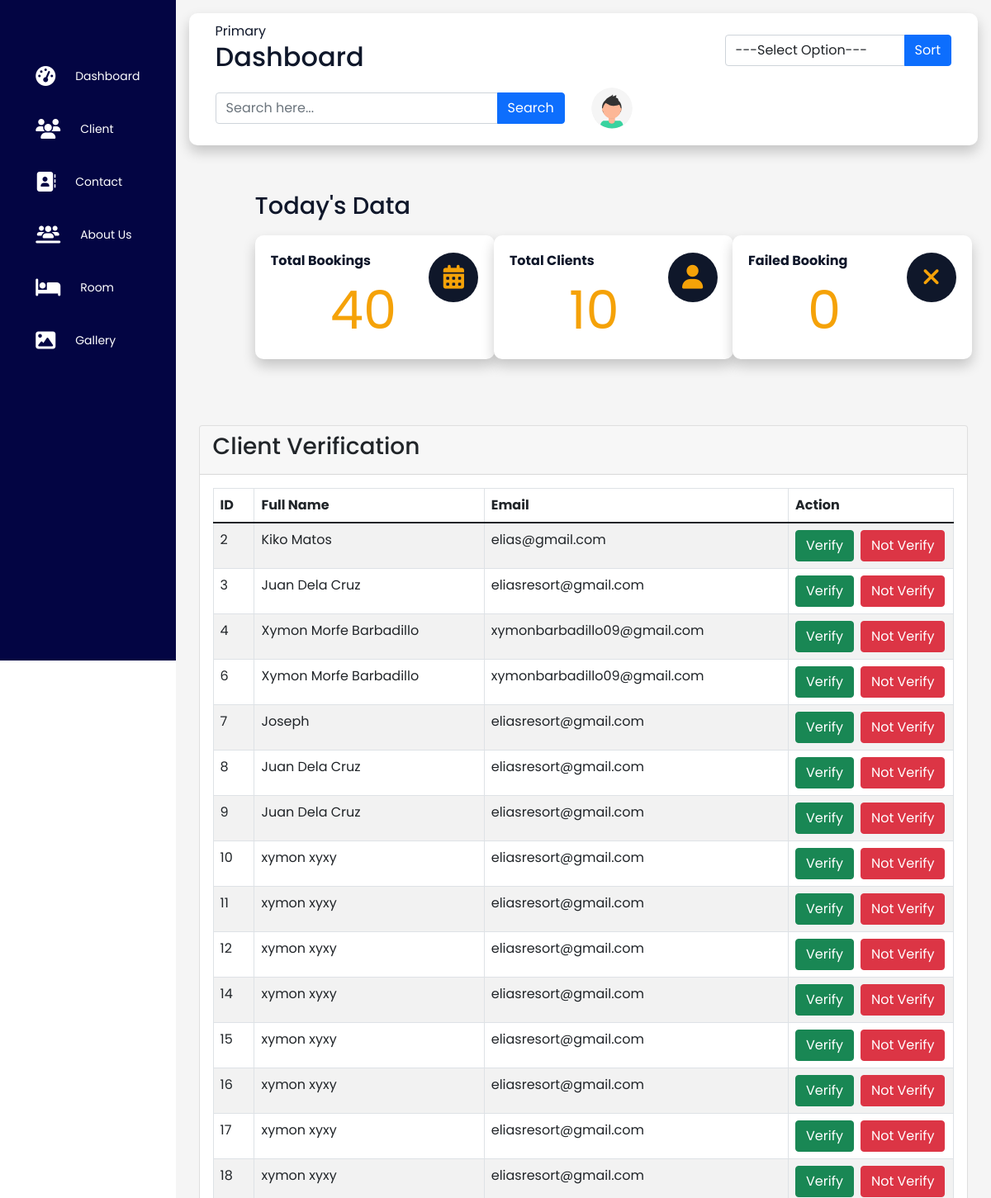
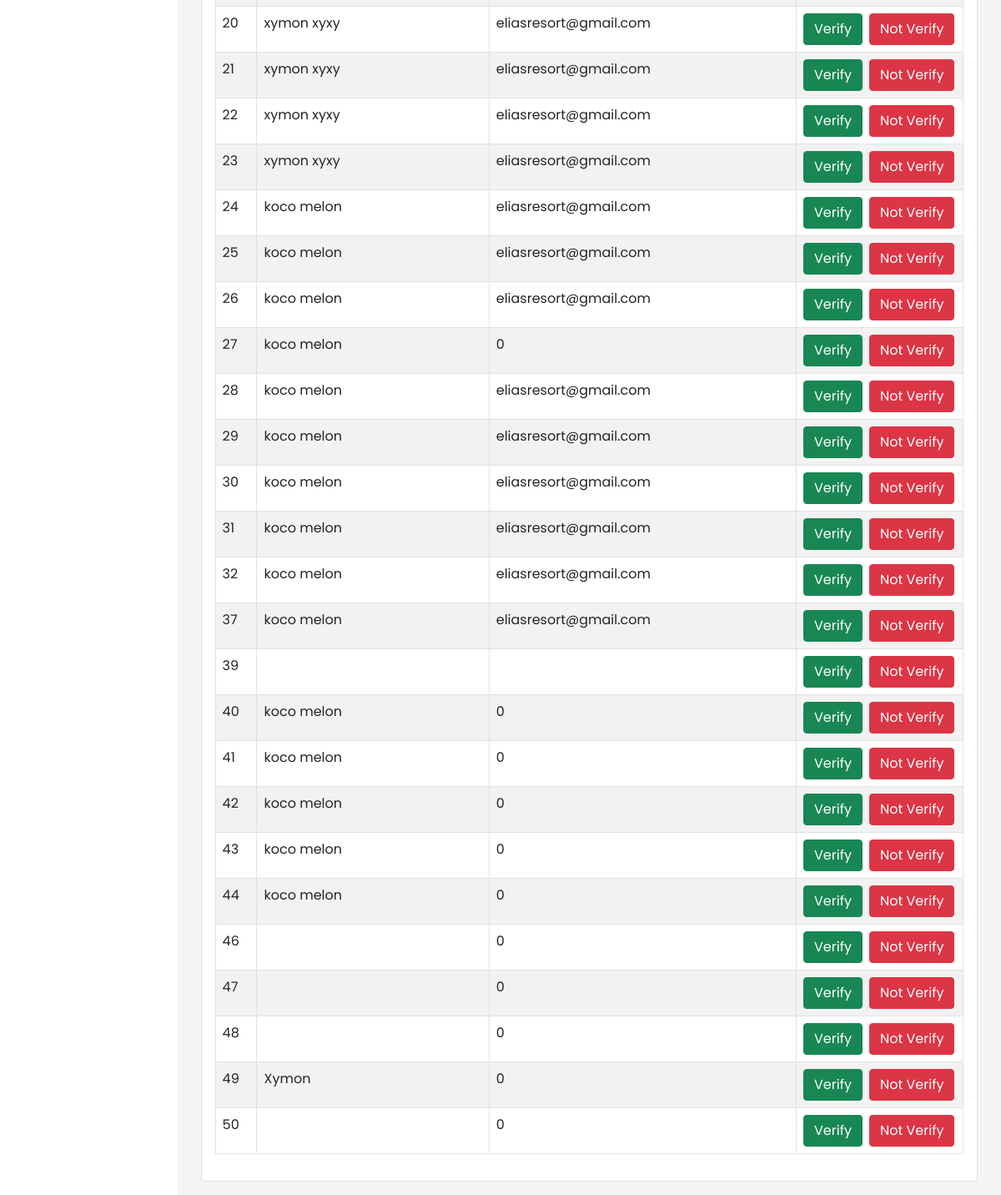
Screenshot of /Admin/Dashboard/dashb.php (signed in) with the database file from the repository (2 pictures, top to bottom).
### tables this page shows
CREATE TABLE `register` (
  `register_id` int(11) NOT NULL,
  `fname` varchar(255) NOT NULL,
  `phone` varchar(255) NOT NULL,
  `address` varchar(255) NOT NULL,
  `gender` varchar(255) NOT NULL,
  `email` varchar(255) NOT NULL,
  `checkindate` date NOT NULL,
  `checkoutdate` date NOT NULL,
  `citime` time NOT NULL,
  `cotime` time NOT NULL,
  `adult` int(255) NOT NULL,
  `child` int(255) NOT NULL,
  `rooms` varchar(50) NOT NULL,
  `photo` blob DEFAULT NULL,
  `verified` int(255) NOT NULL,
  `status` varchar(20) NOT NULL
);

### Admin/Dashboard/dashb.php (the view, shortened to what this page needs)
<?php
require '../DBcon/dbcon.php';
$query_total_bookings = "SELECT COUNT(*) AS total_bookings FROM register";
$result_total_bookings = mysqli_query($con, $query_total_bookings);
$total_bookings = mysqli_fetch_assoc($result_total_bookings)["total_bookings"];
$query_total_clients = "SELECT COUNT(*) AS total_clients FROM register WHERE status = 'Verified'";
$result_total_clients = mysqli_query($con, $query_total_clients);
$total_clients = mysqli_fetch_assoc($result_total_clients)["total_clients"];
$query_failed_bookings = "SELECT COUNT(*) AS failed_bookings FROM register WHERE status = 'Not Verified'";
$result_failed_bookings = mysqli_query($con, $query_failed_bookings);
$failed_bookings = mysqli_fetch_assoc($result_failed_bookings)["failed_bookings"];
$sort_query = "";
$query = "SELECT * FROM register";
$query .= $sort_query;
$query_run = mysqli_query($con, $query);
?>
<!DOCTYPE html>
<html lang="en">
<head>
    <link rel="stylesheet" href="dashb.css">
    <link rel="stylesheet" href="https://cdnjs.cloudflare.com/ajax/libs/font-awesome/6.1.1/css/all.min.css">
    <link href="https://cdn.jsdelivr.net/npm/bootstrap@5.1.3/dist/css/bootstrap.min.css" rel="stylesheet">
</head>
<body>
    <div class="sidebar">
        <ul class="menu">
            <li class="active">
                <a href="dashb.php">
                    <i class="fas fa-tachometer-alt"></i>
                    <span>Dashboard</span>
                </a>
            </li>
            <li>
                <a href="../Registration/registration.php">
                    <i class="fas fa-users"></i>
                    <span>Client</span>
                </a>
            </li>
            <li>
                <a href="../Contact/contact.php">
                    <i class="fas fa-address-book"></i>
                    <span>Contact</span>
                </a>
            </li>
            <li class="active">
                <a href="../AboutUs/aboutus.php">
                    <i class="fas fa-users-line"></i>
                    <span>About Us</span>
                </a>
            </li>
            <li class="active">
                <a href="../Room/room.php">
                    <i class="fas fa-bed"></i>
                    <span>Room</span>
                </a>
            </li>
            <li class="active">
                <a href="../Gallery/gallery.php">
                    <i class="fas fa-image"></i>
                    <span>Gallery</span>
                </a>
            </li>
        </ul>
    </div>
    <div class="main--content">
        <div class="header--wrapper">
            <div class="header--title">
                <span>Primary</span>
                <h2>Dashboard</h2>
            </div>
            <form action="" method="GET">
                <div class="input-group mb-3">
                    <select name="sort_alphabet" id="" class="form-control">
                        <option value="">---Select Option---</option>
                    </select>
                    <button type="submit" class="input-group-text btn btn-primary" id="basic-addon2">Sort</button>
                </div>
            </form>
            <div class="user--info">
                <form action="" method="GET">
                    <div class="input-group mb-3">
                          <input type="text" name="search" value="<?php if(isset($_GET['search'])) {echo $_GET['search']; }?>" class="form-control" placeholder="Search here...">
                          <button type="submit" class="btn btn-primary">Search</button>
                    </div>
                </form>
                <img src="../Login-form/img/avatar.svg" alt="" id="avatar-img">
            </div>
        </div>
          <div class="status--container mt-4">
          <h4 class="main--title">Today's Data</h4>
          <div class="row">
              <div class="col-md-4 mb-4">
                  <div class="totalstatus--box">
                      <div class="totalstatus--header">
                          <div class="status">
                              <span class="title">Total Bookings</span>
                              <span class="booking--value"><?php echo $total_bookings; ?></span>
                          </div>
                          <div>
                              <i class="fas fa-calendar-days icon"></i>
                          </div>
                      </div>
                  </div>
              </div>
              <div class="col-md-4 mb-4">
                  <div class="totalstatus--box">
                      <div class="totalstatus--header">
                          <div class="status">
                              <span class="title">Total Clients</span>
                              <span class="booking--value"><?php echo $total_clients; ?></span>
                          </div>
                          <div>
                              <i class="fas fa-user icon"></i>
                          </div>
                      </div>
                  </div>
              </div>
              <div class="col-md-4 mb-4">
                  <div class="totalstatus--box">
                      <div class="totalstatus--header">
                          <div class="status">
                              <span class="title">Failed Booking</span>
                              <span class="booking--value"><?php echo $failed_bookings; ?></span>
                          </div>
                          <div>
                              <i class="fas fa-xmark icon"></i>
                          </div>
                      </div>
                  </div>
              </div>
          </div>
        </div>
        <div class="container mt-4">
            <div class="row">
                <div class="col-md-12">
                    <div class="card">
                        <div class="card-header">
                            <h3>Client Verification</h3>
                        </div>
                        <div class="card-body">
                          <div class="table-responsive">
                            <table class="table table-bordered table-striped">
                                <thead>
                                    <tr>
                                        <th>ID</th>
                                        <th>Full Name</th>
                                        <th>Email</th>
                                        <th style="width: 200px;">Action</th>
                                    </tr>
                                </thead>
                                <tbody id="user-table-body">
                                <?php
                if(mysqli_num_rows($query_run) > 0) {
                    foreach($query_run as $items) {
                ?>
                <tr>
                    <td><?= htmlspecialchars($items['register_id']); ?></td>
                    <td><?= htmlspecialchars($items['fname']); ?></td>
                    <td><?= htmlspecialchars($items['email']); ?></td>
                    <td>
                        <div class="btn-group" role="group" aria-label="User Verification">
                            <form action="code.php" method="POST" class="d-inline">
                                <button type="submit" class="btn btn-success">Verify</button>
                            </form>
                            <form action="code.php" method="POST" class="d-inline">
                                <button type="submit" class="btn btn-danger" style="margin-left: 8px; display: inline-block;">Not Verify</button>
                            </form>
                        </div>
                    </td>
                </tr>
                <?php
                    }
                } else {
                ?>
                <tr>
                    <td colspan="4">No Record Found</td>
                </tr>
                <?php
                }
            ?>
                                </tbody>
                            </table>
                        </div>
                     </div>
                    </div>
                </div>
            </div>
        </div>
    </div>
</body>
</html>

### Admin/Dashboard/dashb.css (style rules this page uses)
:root { --primary-color: rgb(2, 2, 52); --secondary-color: rgb(245, 162, 8); --text-dark: #0f172a; --primary: #0077b6; --text-light: whitesmoke; --extra-light: rgb(3, 5, 67); --box-shadow: 0 .5rem 1rem rgba(0,0,0,0.2); --white: #ffffff; --max-width:1200px; --btn-color: rgb(26, 86, 251); --header-font: "Playfair Display", serif; }
* { margin: 0; padding: 0; border: none; outline: none; box-sizing: border-box; font-family: 'Poppins', sans-serif; }
body { display: flex; }
.sidebar { position: sticky; top: 0; left: 0; bottom: 0; width: 110px; height: 100vh; padding: 0 1.7rem; color: var(--white); transition: all 0.5s linear; background: var(--extra-light); }
.menu { height: 88%; position: relative; list-style: none; padding: 0; margin-top: 4rem; }
.menu li { padding: 1rem; margin: 8px 0; border-radius: .5rem; transition: all 0.5s ease-in-out; }
.menu a { color: var(--white); font-size: 14px; text-decoration: none; display: flex; align-items: center; gap: 1.5rem; }
.menu a span { overflow: hidden; }
.menu a i { font-size: 1.5rem; }
.sidebar .menu li a { color: inherit; text-decoration: none; }
.main--content { position: relative; background-color: var(--text-light); width: 100%; padding: 1rem; }
.header--wrapper img { width: 50px; height: 50px; cursor: pointer; border-radius: 50%; }
.header--wrapper { display: flex; justify-content: space-between; align-items: center; flex-wrap: wrap; background-color: var(--white); box-shadow: var(--box-shadow); border-radius: 10px; padding: 10px 2rem; margin-bottom: 1rem; }
.header--title { color: var(--text-dark); }
.user--info { display: flex; align-items: center; gap: 2rem; }
.input-group { margin-top: 1rem; }
.status--container { padding: 2rem; margin-left: 3rem; }
.main--title { color: var(--text-dark); padding-bottom: 10px; font-size: 1.8rem; }
.totalstatus--box { background: var(--white); box-shadow: var(--box-shadow); border-radius: 10px; padding: 1.2rem; width: 290px; height: 150px; display: flex; flex-direction: column; justify-content: space-between; transition: all 0.5s ease-in-out; margin-right: 2rem; }
.totalstatus--header { display: flex; justify-content: space-between; align-items: center; margin-bottom: 20px ; }
.status { display: flex; flex-direction: column; }
.title { font-size: 1rem; color: var(--text-dark); font-weight: bold; }
.booking--value { font-size: 4rem; color: var(--secondary-color); margin-left: 4.5rem !important; }
.icon { padding: 1rem; margin-bottom: 3.5rem; height: 60px; width: 60px; text-align: center; border-radius: 50%; font-size: 1.8rem; color: var(--secondary-color); background-color: var(--text-dark); }

### rows the page displays
register: register_id "2", fname "Kiko Matos", email "elias@gmail.com"
register: register_id "3", fname "Juan Dela Cruz", email "eliasresort@gmail.com"
register: register_id "4", fname "Xymon Morfe Barbadillo", email "xymonbarbadillo09@gmail.com"
register: register_id "6", fname "Xymon Morfe Barbadillo", email "xymonbarbadillo09@gmail.com"
register: register_id "7", fname "Joseph", email "eliasresort@gmail.com"
register: register_id "8", fname "Juan Dela Cruz", email "eliasresort@gmail.com"
register: register_id "9", fname "Juan Dela Cruz", email "eliasresort@gmail.com"
register: register_id "10", fname "xymon xyxy", email "eliasresort@gmail.com"
register: register_id "11", fname "xymon xyxy", email "eliasresort@gmail.com"
register: register_id "12", fname "xymon xyxy", email "eliasresort@gmail.com"
register: register_id "14", fname "xymon xyxy", email "eliasresort@gmail.com"
register: register_id "15", fname "xymon xyxy", email "eliasresort@gmail.com"
register: register_id "16", fname "xymon xyxy", email "eliasresort@gmail.com"
register: register_id "17", fname "xymon xyxy", email "eliasresort@gmail.com"
register: register_id "18", fname "xymon xyxy", email "eliasresort@gmail.com"
register: register_id "20", fname "xymon xyxy", email "eliasresort@gmail.com"
register: register_id "21", fname "xymon xyxy", email "eliasresort@gmail.com"
register: register_id "22", fname "xymon xyxy", email "eliasresort@gmail.com"
register: register_id "23", fname "xymon xyxy", email "eliasresort@gmail.com"
register: register_id "24", fname "koco melon", email "eliasresort@gmail.com"
register: register_id "25", fname "koco melon", email "eliasresort@gmail.com"
register: register_id "26", fname "koco melon", email "eliasresort@gmail.com"
register: register_id "27", fname "koco melon", email "0"
register: register_id "28", fname "koco melon", email "eliasresort@gmail.com"
register: register_id "29", fname "koco melon", email "eliasresort@gmail.com"
register: register_id "30", fname "koco melon", email "eliasresort@gmail.com"
register: register_id "31", fname "koco melon", email "eliasresort@gmail.com"
register: register_id "32", fname "koco melon", email "eliasresort@gmail.com"
register: register_id "37", fname "koco melon", email "eliasresort@gmail.com"
register: register_id "39"
register: register_id "40", fname "koco melon", email "0"
register: register_id "41", fname "koco melon", email "0"
register: register_id "42", fname "koco melon", email "0"
register: register_id "43", fname "koco melon", email "0"
register: register_id "44", fname "koco melon", email "0"
register: register_id "46", email "0"
register: register_id "47", email "0"
register: register_id "48", email "0"
register: register_id "49", fname "Xymon", email "0"
register: register_id "50", email "0"

### other values shown
$total_bookings "40"
$total_clients "10"
$failed_bookings "0"
